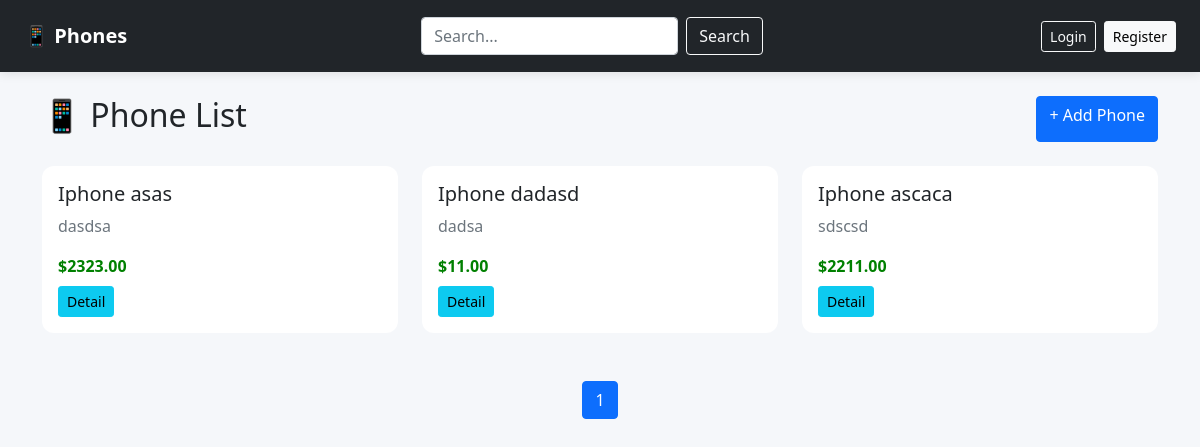
The app's page /shop/ with its own data.
### shop/models.py (models this page shows, shortened)
class Phone(models.Model):
    brand = models.ForeignKey(Brand, on_delete=models.CASCADE)
    name = models.CharField(max_length=100)
    price = models.DecimalField(max_digits=10, decimal_places=2)
    description = models.TextField(blank=True)
    in_stock = models.BooleanField(default=True)
    owner = models.ForeignKey(User, on_delete=models.CASCADE, null=True, blank=True)

class Brand(models.Model):
    name = models.CharField(max_length=50)

### shop/views.py (the view)
# urls.py: path('', views.phone_list, name='phone_list'),
def phone_list(request):
    q = request.GET.get('q')
    phones = Phone.objects.all()
    if q:
        phones = phones.filter(
            Q(name__icontains=q) |
            Q(description__icontains=q) |
            Q(brand__name__icontains=q)
        )
    paginator = Paginator(phones, 6)  # 1 page = 6 ta phone
    page_number = request.GET.get('page')
    page_obj = paginator.get_page(page_number)
    return render(request, 'shop/phone_list.html', {
        'phones': page_obj,   # list o‘rniga page_obj
        'page_obj': page_obj,
        'q': q
    })

### templates/shop/phone_list.html (shortened to what this page needs)
{% extends 'base.html' %}
{% block main %}
<div class="d-flex justify-content-between mb-4">
    <h2>📱 Phone List</h2>
    <a href="{% url 'phone_create' %}" class="btn btn-primary">
        + Add Phone
    </a>
</div>
<div class="row">
    {% for phone in phones %}
    <div class="col-md-4 mb-4">
        <div class="card p-3">
            <h5>{{ phone.brand.name }} {{ phone.name }}</h5>
            <p class="text-muted">
                {{ phone.description|default:"No description"|truncatewords:15 }}
            </p>
            <div class="price mb-2">
                ${{ phone.price }}
            </div>
            <div class="d-flex justify-content-between">
                <a href="{% url 'phone_detail' phone.id %}" class="btn btn-info btn-sm">
                    Detail
                </a>
            </div>
        </div>
    </div>
    {% empty %}
        <p>No phones found 😢</p>
    {% endfor %}
</div>
<nav class="mt-4">
    <ul class="pagination justify-content-center">
        {% for num in page_obj.paginator.page_range %}
            <li class="page-item {% if page_obj.number == num %}active{% endif %}">
                <a class="page-link"
                   href="?page={{ num }}&q={{ q }}">
                    {{ num }}
                </a>
            </li>
        {% endfor %}
    </ul>
</nav>
{% endblock %}

### templates/base.html (style rules this page uses)
body { background-color: #f5f7fa; }
.card { border: none; border-radius: 12px; transition: 0.3s; }
.price { color: green; font-weight: bold; }

### records on screen
Phone: brand.name "Iphone", name "asas", description "dasdsa", price "2323.00"
Phone: brand.name "Iphone", name "dadasd", description "dadsa", price "11.00"
Phone: brand.name "Iphone", name "ascaca", description "sdscsd", price "2211.00"

### other values on screen
{{ num }} "1"
